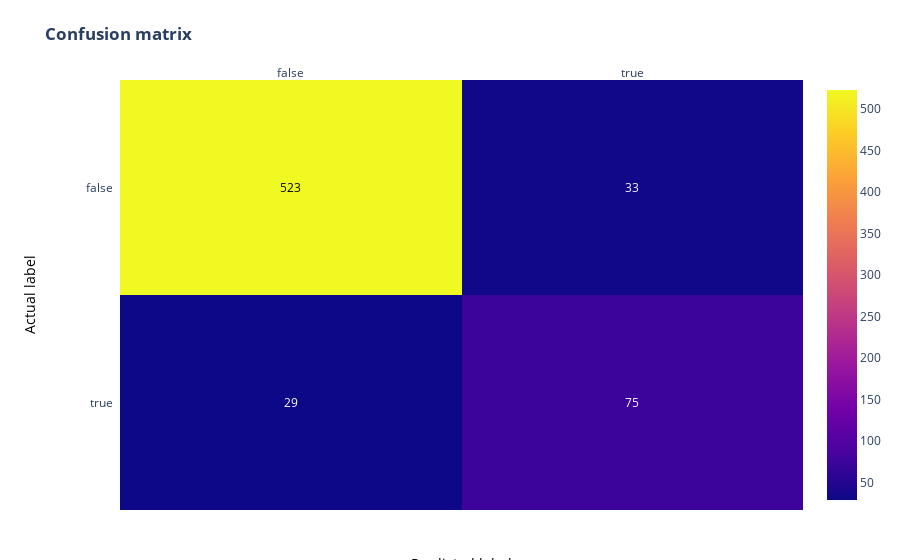

The code cell stored with this chart in its notebook:
### Markdown cell above
Accuracy looks good for both train and test sets, but remember that this metric is not an absolute measure of success.

We should plot a confusion matrix to see how the model is actually doing

### Code cell
# sklearn has a very convenient utility to build confusion matrices
from sklearn.metrics import confusion_matrix
import plotly.figure_factory as ff

# Calculate the model's accuracy on the TEST set
actual = test.is_hiker
predictions = model.predict(test[features])

# Build and print our confusion matrix, using the actual values and predictions 
# from the test set, calculated in previous cells
cm = confusion_matrix(actual, predictions, normalize=None)

# Create the list of unique labels in the test set, to use in our plot
# I.e., ['True', 'False',]
unique_targets = sorted(list(test["is_hiker"].unique()))

# Convert values to lower case so the plot code can count the outcomes
x = y = [str(s).lower() for s in unique_targets]

# Plot the matrix above as a heatmap with annotations (values) in its cells
fig = ff.create_annotated_heatmap(cm, x, y)

# Set titles and ordering
fig.update_layout(  title_text="<b>Confusion matrix</b>", 
                    yaxis = dict(categoryorder = "category descending")
                    )

fig.add_annotation(dict(font=dict(color="black",size=14),
                        x=0.5,
                        y=-0.15,
                        showarrow=False,
                        text="Predicted label",
                        xref="paper",
                        yref="paper"))

fig.add_annotation(dict(font=dict(color="black",size=14),
                        x=-0.15,
                        y=0.5,
                        showarrow=False,
                        text="Actual label",
                        textangle=-90,
                        xref="paper",
                        yref="paper"))

# We need margins so the titles fit
fig.update_layout(margin=dict(t=80, r=20, l=120, b=50))
fig['data'][0]['showscale'] = True
fig.show()

### Figure 1 — Plotly figure (JSON) as saved in the notebook; plotly's stock layout.template omitted (floating-point values rounded to 4 significant figures)
{"data": [{"colorscale": [[0, "#0d0887"], [0.1111, "#46039f"], [0.2222, "#7201a8"], [0.3333, "#9c179e"], [0.4444, "#bd3786"], [0.5556, "#d8576b"], [0.6667, "#ed7953"], [0.7778, "#fb9f3a"], [0.8889, "#fdca26"], [1, "#f0f921"]], "reversescale": false, "showscale": true, "type": "heatmap", "x": ["false", "true"], "y": ["false", "true"], "z": [[523, 33], [29, 75]]}], "layout": {"annotations": [{"font": {"color": "#000000"}, "showarrow": false, "text": "523", "x": "false", "xref": "x", "y": "false", "yref": "y"}, {"font": {"color": "#FFFFFF"}, "showarrow": false, "text": "33", "x": "true", "xref": "x", "y": "false", "yref": "y"}, {"font": {"color": "#FFFFFF"}, "showarrow": false, "text": "29", "x": "false", "xref": "x", "y": "true", "yref": "y"}, {"font": {"color": "#FFFFFF"}, "showarrow": false, "text": "75", "x": "true", "xref": "x", "y": "true", "yref": "y"}, {"font": {"color": "black", "size": 14}, "showarrow": false, "text": "Predicted label", "x": 0.5, "xref": "paper", "y": -0.15, "yref": "paper"}, {"font": {"color": "black", "size": 14}, "showarrow": false, "text": "Actual label", "textangle": -90, "x": -0.15, "xref": "paper", "y": 0.5, "yref": "paper"}], "margin": {"b": 50, "l": 120, "r": 20, "t": 80}, "title": {"text": "<b>Confusion matrix</b>"}, "xaxis": {"dtick": 1, "gridcolor": "rgb(0, 0, 0)", "side": "top", "ticks": ""}, "yaxis": {"categoryorder": "category descending", "dtick": 1, "ticks": "", "ticksuffix": "  "}}}
